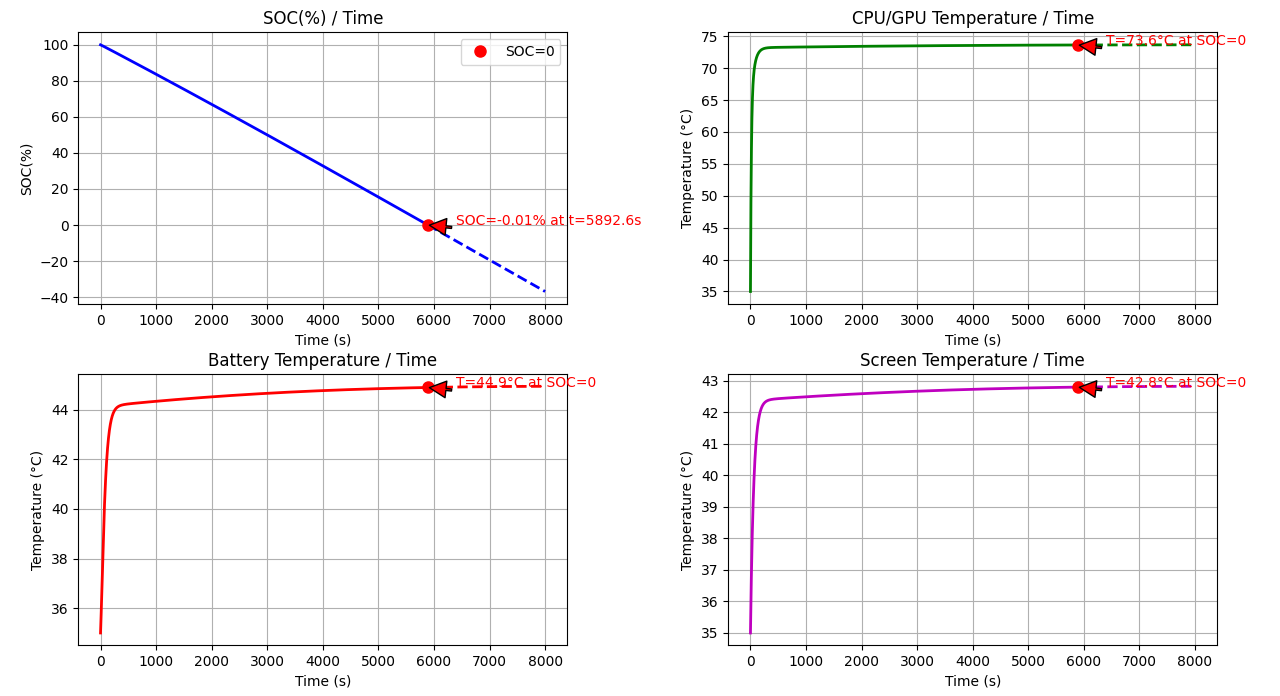

Write the Python code that produced this figure.
import random
import numpy as np
import matplotlib.pyplot as plt
from scipy import integrate as sp
import matplotlib
matplotlib.use('TkAgg')
# 科学常数
KB=1.380649e-23
epsilon_0 = 3.0401  # Li的标准电池电势
#R = 8.314  # 普适气体常数
#F = 96485.33  # 法拉第常数

# 初始化变量（这里需要您根据实际情况设置这些值）
# 热容和质量
Cl = [0, 712, 900, 700]  # J/(kg·K) - 假设值
m = [0, 0.005, 0.06, 0.12]  # kg - 假设值

# 热传导系数和面积
k = [0,2/2,5/2,0.6/2]  # W/(m*K) - 假设值    1：0.8~1.05    #考虑到了热传导不是完全传导，它只有50%传出了
A = [0, 1.2e-4, 2*0.00175, 2*74.8*158.6e-6]  # m² - 假设值
d = [0, 0.0005 , 0.005 ,0.005]  #

# 其他参数（需要您根据实际情况设置）
C = [0, 0.2550, -3740, 0.2561, -3740]  # 假设值
U = [0, 1.2, 1]  # 假设值
SOC = 1  # 初始SOC - 假设值
I = 0.5  # 电流 - 假设值
C_N = 50000  # 假设值

a_0a_R=242.3180
a_0a_G=293.6999
a_0a_B=294.0139# 辅助函数
def cm(i, j):
    return -1 * Cl[i] * m[j]


def katd(i, j, T_val, kp):
    return k[i] * A[j] * T_val / d[kp]


def f(T, t, T_0):
    """
    T: [SOC, T_cpu/gpu, T_battery, T_screen]
    t: 时间
    T_0: 环境温度
    """
    # 初始化返回数组
    a = np.zeros(4)

    # 提取温度
    T_soc, T_cpu_gpu, T_battery, T_screen = T

    E_a2 = 0.2*1.602176634e-19
    E_a1 = 0.7*1.602176634e-19
    # 这里需要您根据实际情况定义这些变量
    # 动态功耗参数（假设值）
    aerfa_1 = 0.5
    U_1 = 1.2
    mu_1 = 1
    b_1 = 1.0
    lemda_1 = 2
    aerfa_2 = 0.5
    U_2 = 1
    mu_2 = 1
    b_2 = 1.0
    lemda_2 = 5/2

    # 静态功耗（假设值）
    I_gc = 1e-7
    I_gg = 8.6e-8
    P_net = 0.2
    P_camera = 0.02
    P_microphone = 0.1
    P_speakers = 0.3

    # 计算动态功耗
    P_cpu_dynamic = aerfa_1 * (U_1 ** (2 + mu_1)) * b_1 * lemda_1
    P_gpu_dynamic = aerfa_2 * (U_2 ** (2 + mu_2)) * b_2 * lemda_2
    print(P_cpu_dynamic, P_gpu_dynamic)

    P_R=random.randint(1,255)
    P_G=random.randint(1,255)
    P_B=random.randint(1,255)
    a_R=3.3996
    a_G=7.0503
    a_B=19.5081
    Br =random.randint(0,100)
    P_R=P_B=P_G=100
    Br=75
    P_screen = (np.exp(E_a1 / (KB*T[3])) * (np.exp(-1*E_a2/(KB*T[3]))+1)) / (np.exp(E_a1/(KB*293.16)) * (1+np.exp(-1*E_a2/(KB*293.16))))
    print('p1',P_screen)
    P_screen*=(a_0a_R*P_R + a_0a_G*P_G + a_0a_B*P_B + Br*(a_R*P_R+a_G*P_G+a_B*P_B))

    P_screen*=1e-6

    #
    P_static = P_cpu_dynamic + P_gpu_dynamic + U_1 * I_gc + U_2 * I_gg + P_net + P_camera + P_microphone + P_speakers
    print('P_static',P_static)

    # AI相关参数（假设值）
    x = [0, 4.8347, -0.2437, -0.3751, -0.1628, 6.0577, 2.6921, -0.8159] #0.75C
    #x = [0, 4.2362, -0.2760, -0.6248, -0.0240, 19.0968,2.7253,  0.1822] #1.75C
    #x = [0, 3.3824, -1.0973, -0.3668,  0.7126, 23.5287,2.6668,  0.0940] #2.75C

    Fi_N = 0.5
    U_s = 3.7
    I_s = 2.0

    # 电化学反应参数（假设值）
    k_0 = 1

    a_0 = 1.0
    epsilon = 0.1
    L_0 = 0.01
    omega = 1/86400
    Fi_0 = 0.0
    L_base = 0.01
    a_ba = 1.0

    # 计算AI项
    AI = (x[1] + x[2] * T_soc + x[3] * (T_soc ** 2) + x[4] * (T_soc ** 3)) * x[5] * (np.exp(x[6] / (T_battery + x[7])))
    IIFAI = I * I * Fi_N * AI
    UI = U_s * I_s
    print('IIFAI',IIFAI)

    # 四个微分方程
    # 1. SOC变化率
    a[0] = (IIFAI + C[1] * U[1] * (np.exp(C[2] / T_cpu_gpu)) * T_cpu_gpu ** 2 + P_screen +
            C[3] * U[2] * (np.exp(C[4] / T_cpu_gpu)) * T_cpu_gpu ** 2 + P_static) / (-1 * C_N)
    #print(k_0 * (np.exp(E_a1 / (KB * T_battery))) * (1 + (np.exp(-1 * E_a2 / (KB * T_battery)))) * (a_0a_R+a_0a_G+a_0a_B + (epsilon * L_0 * np.sin(omega * t + Fi_0) + L_base) * a_ba))
    print(a[0])
    print('一坨',C[1] * U[1] * (np.exp(C[2] / T_cpu_gpu)) * T_cpu_gpu ** 2   )

    # 2. CPU/GPU温度变化率
    a[1] = (katd(1, 1, T_cpu_gpu,1) - UI - katd(1, 1, T_screen,1)) / cm(1, 1)
    print(a[1])

    # 3. 电池温度变化率
    a[2] = (katd(2, 2, T_battery,2) - IIFAI - katd(2, 2, T_screen,2)) / cm(2, 2)
    print(a[2])

    # 4. 屏幕温度变化率
    a[3] = (katd(3, 3, T_screen,3) - IIFAI - katd(3, 3, T_0,3) - UI) / cm(3, 3)
    print(a[3])
    return a

    print()


# 初始条件: [SOC, T_cpu/gpu, T_battery, T_screen]
# SOC，温度用开尔文
y0 = [1, 308, 308, 308]

# 时间点
t = np.linspace(0, 8000, 10000)

# 环境温度（293K = 20°C）


# 解微分方程
track = sp.odeint(f, y0, t, args=(308,))



# 找到SOC首次降到0的时刻
SOC_ = track[:, 0]
SOC_0id = None
for i in range(len(SOC_)):
    if SOC_[i] <= 0:
        SOC_0id = i
        break

# 绘制结果
plt.figure(figsize=(12, 8))

# 图1: SOC变化
plt.subplot(2, 2, 1)
if SOC_0id is not None:
    # 绘制SOC=0之前的实线部分
    plt.plot(t[:SOC_0id+1], track[:SOC_0id+1, 0] * 100, 'b-', linewidth=2)
    # 绘制SOC=0之后的虚线部分
    plt.plot(t[SOC_0id:], track[SOC_0id:, 0] * 100, 'b--', linewidth=2)
    # 标记SOC=0的点
    soc_value = track[SOC_0id, 0] * 100
    plt.plot(t[SOC_0id], soc_value, 'ro', markersize=8, label='SOC=0')
    # 添加文本标注
    plt.annotate(f'SOC={soc_value:.2f}% at t={t[SOC_0id]:.1f}s',
                xy=(t[SOC_0id], soc_value),
                xytext=(t[SOC_0id] + 500, 0.1),
                arrowprops=dict(facecolor='red', shrink=0.05, width=1.5),
                fontsize=10,
                color='red')
    plt.legend()
else:
    plt.plot(t, track[:, 0] * 100, 'b-', linewidth=2)

plt.title('SOC(%) / Time')
plt.xlabel('Time (s)')
plt.ylabel('SOC(%)')
plt.grid(True)

# 图2: CPU/GPU温度变化
plt.subplot(2, 2, 2)
temp_cg = track[:, 1] - 273  # 转换为摄氏度
if SOC_0id is not None:
    # 绘制SOC=0之前的实线部分
    plt.plot(t[:SOC_0id+1], temp_cg[:SOC_0id+1], 'g-', linewidth=2)
    # 绘制SOC=0之后的虚线部分
    plt.plot(t[SOC_0id:], temp_cg[SOC_0id:], 'g--', linewidth=2)
    # 标记SOC=0对应的温度点
    temp_value = temp_cg[SOC_0id]
    plt.plot(t[SOC_0id], temp_value, 'ro', markersize=8)
    # 添加文本标注
    plt.annotate(f'T={temp_value:.1f}°C at SOC=0',
                xy=(t[SOC_0id], temp_value),
                xytext=(t[SOC_0id] + 500, temp_value),
                arrowprops=dict(facecolor='red', shrink=0.05, width=1.5),
                fontsize=10,
                color='red')
else:
    plt.plot(t, temp_cg, 'g-', linewidth=2)

plt.title('CPU/GPU Temperature / Time')
plt.xlabel('Time (s)')
plt.ylabel('Temperature (°C)')
plt.grid(True)

# 图3: 电池温度变化
plt.subplot(2, 2, 3)
temp_battery = track[:, 2] - 273  # 转换为摄氏度
if SOC_0id is not None:
    # 绘制SOC=0之前的实线部分
    plt.plot(t[:SOC_0id+1], temp_battery[:SOC_0id+1], 'r-', linewidth=2)
    # 绘制SOC=0之后的虚线部分
    plt.plot(t[SOC_0id:], temp_battery[SOC_0id:], 'r--', linewidth=2)
    # 标记SOC=0对应的温度点
    temp_value = temp_battery[SOC_0id]
    plt.plot(t[SOC_0id], temp_value, 'ro', markersize=8)
    # 添加文本标注
    plt.annotate(f'T={temp_value:.1f}°C at SOC=0',
                xy=(t[SOC_0id], temp_value),
                xytext=(t[SOC_0id] + 500, temp_value),
                arrowprops=dict(facecolor='red', shrink=0.05, width=1.5),
                fontsize=10,
                color='red')
else:
    plt.plot(t, temp_battery, 'r-', linewidth=2)

plt.title('Battery Temperature / Time')
plt.xlabel('Time (s)')
plt.ylabel('Temperature (°C)')
plt.grid(True)

# 图4: 屏幕温度变化
plt.subplot(2, 2, 4)
temp_screen = track[:, 3] - 273  # 转换为摄氏度
if SOC_0id is not None:
    # 绘制SOC=0之前的实线部分
    plt.plot(t[:SOC_0id+1], temp_screen[:SOC_0id+1], 'm-', linewidth=2)
    # 绘制SOC=0之后的虚线部分
    plt.plot(t[SOC_0id:], temp_screen[SOC_0id:], 'm--', linewidth=2)
    # 标记SOC=0对应的温度点
    temp_value = temp_screen[SOC_0id]
    plt.plot(t[SOC_0id], temp_value, 'ro', markersize=8)
    # 添加文本标注
    plt.annotate(f'T={temp_value:.1f}°C at SOC=0',
                xy=(t[SOC_0id], temp_value),
                xytext=(t[SOC_0id] + 500, temp_value),
                arrowprops=dict(facecolor='red', shrink=0.05, width=1.5),
                fontsize=10,
                color='red')
else:
    plt.plot(t, temp_screen, 'm-', linewidth=2)

plt.title('Screen Temperature / Time')
plt.xlabel('Time (s)')
plt.ylabel('Temperature (°C)')
plt.grid(True)

plt.tight_layout()
plt.show()
